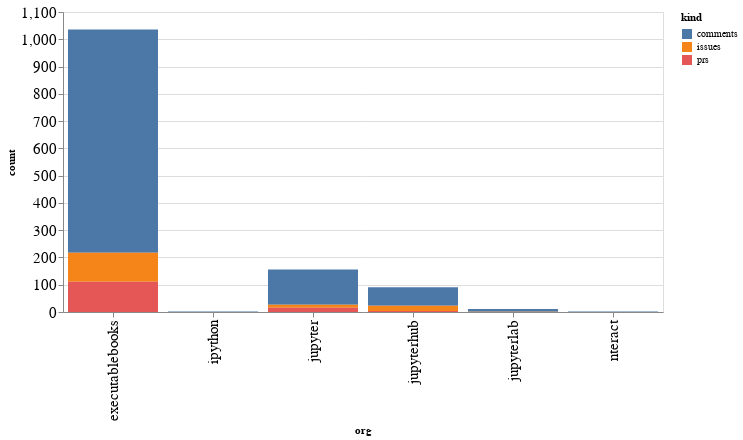

The code cell stored with this chart in its notebook:
### Code cell
alt.Chart(org_summaries, width=600).mark_bar().encode(
    x='org',
    y='count',
    color='kind',
    tooltip="org"
)

### Figure 1 — Vega-Lite specification as saved in the notebook (floating-point values rounded to 4 significant figures)
{"config": {"axisLeft": {"labelFontSize": 15}, "axisBottom": {"labelFontSize": 15}}, "data": {"name": "data-cf860fe641d2941efa9b8f959b8c357b"}, "mark": "bar", "encoding": {"color": {"type": "nominal", "field": "kind"}, "tooltip": {"type": "nominal", "field": "org"}, "x": {"type": "nominal", "field": "org"}, "y": {"type": "quantitative", "field": "count"}}, "width": 600, "$schema": "https://vega.github.io/schema/vega-lite/v4.8.1.json", "datasets": {"data-cf860fe641d2941efa9b8f959b8c357b": [{"org": "executablebooks", "kind": "comments", "count": 819}, {"org": "executablebooks", "kind": "issues", "count": 106}, {"org": "executablebooks", "kind": "prs", "count": 111}, {"org": "ipython", "kind": "comments", "count": 2}, {"org": "jupyter", "kind": "comments", "count": 129}, {"org": "jupyter", "kind": "issues", "count": 11}, {"org": "jupyter", "kind": "prs", "count": 16}, {"org": "jupyterhub", "kind": "comments", "count": 68}, {"org": "jupyterhub", "kind": "issues", "count": 19}, {"org": "jupyterhub", "kind": "prs", "count": 4}, {"org": "jupyterlab", "kind": "comments", "count": 10}, {"org": "jupyterlab", "kind": "issues", "count": 1}, {"org": "nteract", "kind": "comments", "count": 2}]}}
